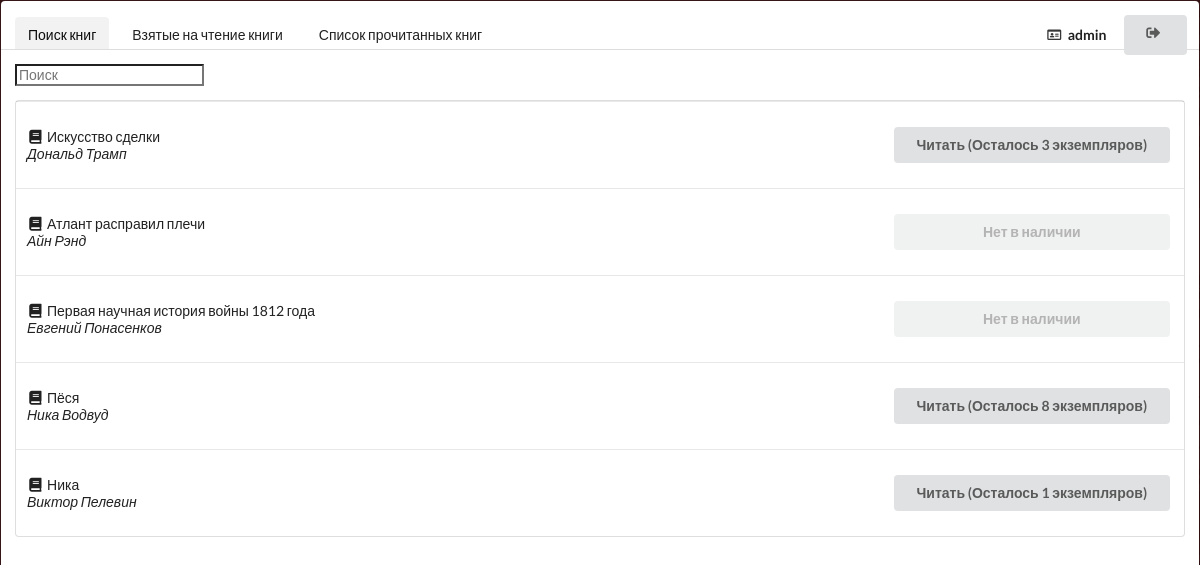
The page /main/search/ (signed in) on the database as committed earlier.
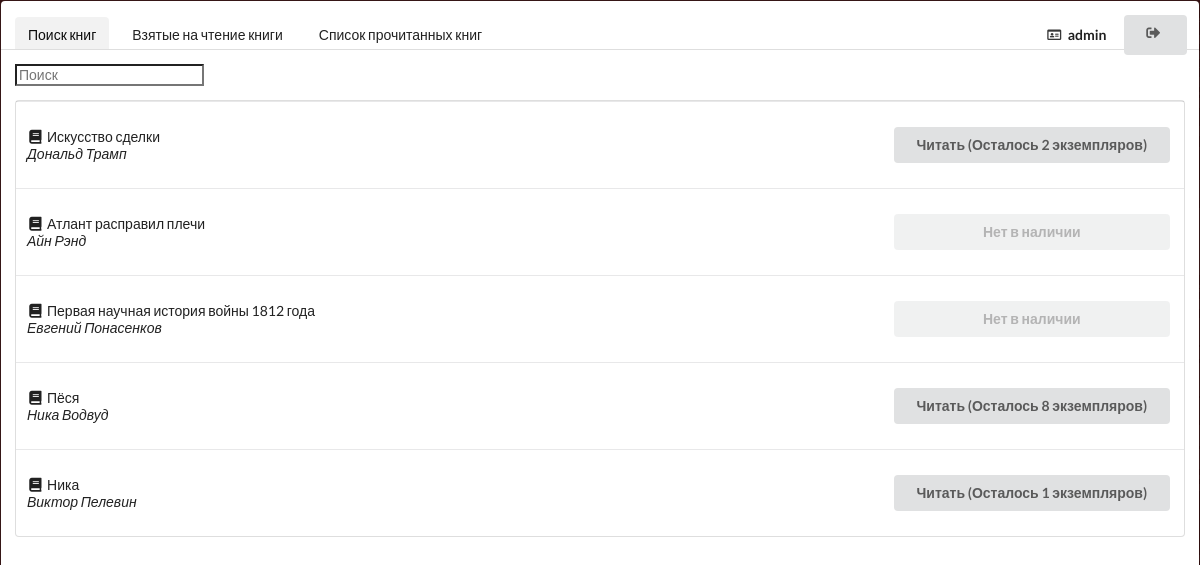
The same page on the database as committed later.
### Books/models.py (models this page shows)
class Book(models.Model):
    title = models.CharField(max_length=50, help_text="Название книги")
    author = models.CharField(max_length=50, help_text="Автор книги")
    cover = models.ImageField(upload_to="covers")
    pdf = models.FileField(upload_to="pdf")
    count = models.IntegerField()

### Books/views.py (the view)
# urls.py: path('search/', views.Searching, name='search'),
def Searching(request):
    if request.user.is_authenticated:
        context={}
        query=""
        if request.GET:
            query=request.GET['q']
            context['query']=str(query)
        current_user = request.user
        books = get_books_queryset(query)
        reading = ReadingList.objects.all().filter(user_id=current_user)
        array = []
        for r in reading:
            array.append(r.book_id)
        complete = CompleteList.objects.all().filter(user_id=current_user)
        return render(request, 'Books/search.html', {'array': array, 'complete': complete, 'books':books})
    else:
        return HttpResponseRedirect("/login")

### Books/views.py (called while the page is built)
def get_books_queryset(query=None):
    queryset=[]
    queries=query.split(" ")
    for q in queries:
        books=Book.objects.filter(
            Q(title__icontains=q) |
            Q(author__icontains=q)
        ).distinct()
        for book in books:
            queryset.append(book)
    return list(set(queryset))

### Books/templates/Books/search.html (shortened to what this page needs)
{% extends 'Books/base.html' %}
{% block panel %}
                <a class="active item">
                    Поиск книг
                </a>
                <a class="item" href="/main">
                    Взятые на чтение книги
                </a>
                <a class="item" href="/main/completed">
                    Список прочитанных книг
                </a>
                <div class="right menu">
                    <a class="item">
                        <i class="id card outline icon"></i> <b>{{ user.username }}</b>
                    </a>
                    <div class="ui vertical animated button" tabindex="0">
                        <div class="visible content">
                            <i class="sign out icon"></i>
                        </div>
                    </div>
                </div>
{% endblock %}
{% block table_content %}
    <form method="get">
    <input type="text" name="q" id="id_q" placeholder="Поиск">
    </form>
{% for book in books %}
{% if book in array %}
    <tr>
                        <td class="collapsing">
                            <div class = "bookTitle" data-html="<div class='header'></div><div class='content'><img class='ui small image' src='{{ book.cover.url }}'>" data-position="bottom right" ><i class="book icon"></i>{{ book.title }}</div>
                            <i>{{ book.author }}</i>
                        </td>
                        <td class="right aligned collapsing">
                            <form method="POST" action="create/">
        {% csrf_token %}
        <p>
            <input type="hidden" name="book_id" value="{{ book.id }} " />
        </p>
        <p>
        <button type="submit" value="Сохранить" class="ui button disabled" style="width: 50%;">
            Вы уже читаете
                </button>
    </form>
                            </form>
                        </td>
                    </tr>
{% elif book.count > 0 %}
                    <tr>
                        <td class="collapsing">
                            <div class = "bookTitle" data-html="<div class='header'></div><div class='content'><img class='ui small image' src='{{ book.cover.url }}'>" data-position="bottom right" ><i class="book icon"></i>{{ book.title }}</div>
                            <i>{{ book.author }}</i>
                        </td>
                        <td class="right aligned collapsing">
                            <form method="POST" action="create/">
        <p>
        <button type="submit" value="Сохранить" class="ui button" style="width: 50%;">
            Читать (Осталось {{ book.count }} экземпляров)
                </button>
    </form>
                        </td>
                    </tr>
{% else %}
    <tr>
                        <td class="collapsing">
                            <div class = "bookTitle" data-html="<div class='header'></div><div class='content'><img class='ui small image' src='{{ book.cover.url }}'>" data-position="bottom right" ><i class="book icon"></i>{{ book.title }}</div>
                            <i>{{ book.author }}</i>
                        </td>
                        <td class="right aligned collapsing">
                            <form method="POST" action="create/">
        <p>
        <button type="submit" value="Сохранить" class="ui button disabled" style="width: 50%;">
            Нет в наличии
                </button>
    </form>
                        </td>
                    </tr>
    {% endif %}
{% endfor %}
{% endblock %}

Rows that differ between the two databases and show on the page:
changed Book "Искусство сделки": count "3" → "2"
